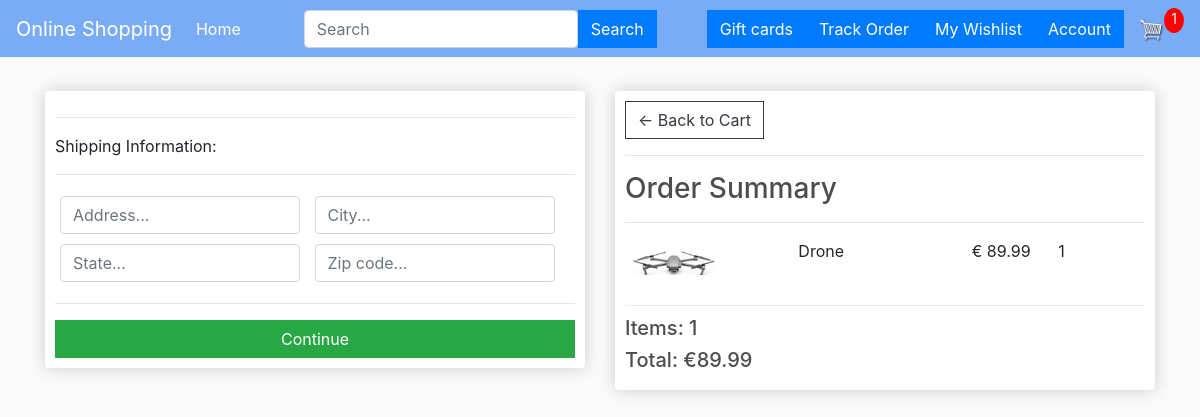
Screenshot of /checkout/ (signed in) with the database file from the repository.
### store/models.py (models this page shows, shortened)
class OrderItem(models.Model):
    product = models.ForeignKey(Product, on_delete=models.SET_NULL, null=True)
    order = models.ForeignKey(Order, on_delete=models.SET_NULL, null=True)
    quantity = models.IntegerField(default=0, null=True, blank=True)
    date_added = models.DateTimeField(auto_now_add=True)
    @property
    def get_total(self):
        total = self.product.price * self.quantity
        return total

class Product(models.Model):
    name = models.CharField(max_length=200, null=True)
    price = models.DecimalField(max_digits=7, decimal_places=2)
    digital = models.BooleanField(default=False, null=True, blank=True)
    image = models.ImageField(null=True, blank=True)
    @property
    def imageURL(self):
        try:
            url = self.image.url
        except:
            url = ''
        return url

class Order(models.Model):
    customer = models.ForeignKey(Customer, on_delete=models.SET_NULL, null=True, blank=True)
    date_ordered = models.DateTimeField(auto_now_add=True)
    complete = models.BooleanField(default=False)
    transaction_id = models.CharField(max_length=200, null=True)
    @property
    def shipping(self):
        shipping = False
        orderitems = self.orderitem_set.all()
        for i in orderitems:
            if i.product.digital == False:
                shipping = True
        return shipping
    @property
    def get_cart_total(self):
        orderitems = self.orderitem_set.all()
        total = sum([item.get_total for item in orderitems])
        return total
    @property
    def get_cart_items(self):
        orderitems = self.orderitem_set.all()
        total = sum([item.quantity for item in orderitems])
        return total

### store/views.py (the view)
# urls.py: path('checkout/', views.checkout, name='checkout'),
def checkout(request):
    data = cartData(request)
    cartItems = data['cartItems']
    order = data['order']
    items = data['items']
    context = {'items': items, 'order': order, 'cartItems':cartItems}
    return render(request, 'store/checkout.html', context)

### store/utils.py (called while the page is built)
def cartData(request):
    if request.user.is_authenticated:
        customer = request.user.customer
        order,created = Order.objects.get_or_create(customer=customer, complete=False)
        items = order.orderitem_set.all()
        cartItems = order.get_cart_items
    else:
        cookieData = cookieCart(request)
        cartItems = cookieData['cartItems']
        order = cookieData['order']
        items = cookieData['items']
    return {'cartItems':cartItems, 'order':order, 'items':items}

### store/templates/store/checkout.html (shortened to what this page needs)
{% extends 'store/main.html' %}
{% load static %}
{% block content %}
<div class="row">
  <div class="col-lg-6">
    <div class="box-element" id="form-wrapper">
      <form id="form">
        <div id="shipping-info">
          <hr>
          <p>Shipping Information:</p>
          <hr>
          <div class="form-field">
            <input requierd class="form-control" type="text" name="address" placeholder="Address...">
          </div>
          <div class="form-field">
            <input requierd class="form-control" type="text" name="city" placeholder="City...">
          </div>
          <div class="form-field">
            <input requierd class="form-control" type="text" name="state" placeholder="State...">
          </div>
          <div class="form-field">
            <input requierd class="form-control" type="text" name="zipcode" placeholder="Zip code...">
          </div>
        </div>
        <hr>
        <input id="form-button" class="btn btn-success btn-block" type="submit" value="Continue">
      </form>
    </div>
    <br>
  </div>
  <div class="col-lg-6">
    <div class="box-element">
      <a class="btn btn-outline-dark" href="{% url 'cart' %}">&#x2190; Back to Cart</a>
      <hr>
      <h3>Order Summary</h3>
      <hr>
      {% for item in items %}
      <div class="cart-row">
        <div style="flex:2"><img class="row-image" src="{{item.product.imageURL}}"></div>
        <div style="flex:2"><p>{{item.product.name}}</p></div>
        <div style="flex:1"><p>&#8364 {{item.product.price|floatformat:2}}</p></div>
        <div style="flex:1"><p>{{item.quantity}}</p></div>
      </div>
      {% endfor %}
      <h5>Items: {{order.get_cart_items}}</h5>
      <h5>Total: &#8364;{{order.get_cart_total|floatformat:2}}</h5>
    </div>
  </div>
</div>
{% endblock content %}

### static/css/main.css (style rules this page uses)
body { background-color: hsl(0, 0%, 98%); }
h1,h2,h3,h4,h5,h6 { color:hsl(0, 0%, 30%); }
.box-element { box-shadow:hsl(0, 0%, 80%) 0 0 16px; background-color: #fff; border-radius: 4px; padding: 10px; }
.col-lg-4, .col-lg-6, .col-lg-8, .col-lg-12 { margin-top: 10px; }
.btn { border-radius: 0; }
.row-image { width: 100px; }
.form-field { width:250px; display: inline-block; padding: 5px; }
.cart-row { display: flex; align-items: flex-stretch; padding-bottom: 10px; margin-bottom: 10px; border-bottom: 1px solid #ececec; }

### rows the page displays
OrderItem: product.imageURL (picture), product.name "Drone", product.price "89.99", quantity "1"
Order: get_cart_items "1", get_cart_total "89.99"

### other values shown
{{ cartItems }} "1"
